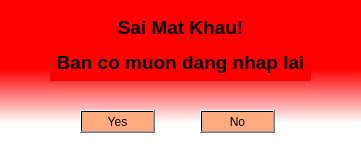
<?xml version="1.0" encoding="UTF-8"?>
<ui version="4.0">
 <class>ErrorWindow</class>
 <widget class="QMainWindow" name="ErrorWindow">
  <property name="geometry">
   <rect>
    <x>0</x>
    <y>0</y>
    <width>361</width>
    <height>160</height>
   </rect>
  </property>
  <property name="windowTitle">
   <string>Error</string>
  </property>
  <property name="styleSheet">
   <string notr="true">background-color: qlineargradient(spread:pad, x1:0.559, y1:0.431955, x2:0.559, y2:0.767045, stop:0 rgba(255, 0, 0, 255), stop:1 rgba(255, 255, 255, 255));</string>
  </property>
  <widget class="QWidget" name="centralwidget">
   <widget class="QPushButton" name="btnYes">
    <property name="geometry">
     <rect>
      <x>80</x>
      <y>110</y>
      <width>75</width>
      <height>23</height>
     </rect>
    </property>
    <property name="styleSheet">
     <string notr="true">background-color: qlineargradient(spread:pad, x1:0.989, y1:0.982955, x2:1, y2:1, stop:0 rgba(255, 170, 127, 255), stop:1 rgba(255, 255, 255, 255));</string>
    </property>
    <property name="text">
     <string>Yes</string>
    </property>
   </widget>
   <widget class="QPushButton" name="btnNo">
    <property name="geometry">
     <rect>
      <x>200</x>
      <y>110</y>
      <width>75</width>
      <height>23</height>
     </rect>
    </property>
    <property name="styleSheet">
     <string notr="true">background-color: qlineargradient(spread:pad, x1:0.989, y1:0.982955, x2:1, y2:1, stop:0 rgba(255, 170, 127, 255), stop:1 rgba(255, 255, 255, 255));</string>
    </property>
    <property name="text">
     <string>No</string>
    </property>
   </widget>
   <widget class="QLabel" name="label">
    <property name="geometry">
     <rect>
      <x>50</x>
      <y>10</y>
      <width>261</width>
      <height>71</height>
     </rect>
    </property>
    <property name="font">
     <font>
      <pointsize>14</pointsize>
      <weight>75</weight>
      <bold>true</bold>
     </font>
    </property>
    <property name="styleSheet">
     <string notr="true">background-color: qlineargradient(spread:pad, x1:1, y1:1, x2:1, y2:1, stop:0 rgba(255, 0, 0, 255), stop:1 rgba(255, 255, 255, 255));</string>
    </property>
    <property name="text">
     <string>&lt;html&gt;&lt;head/&gt;&lt;body&gt;&lt;p align=&quot;center&quot;&gt;Sai Mat Khau!&lt;/p&gt;&lt;p align=&quot;center&quot;&gt;Ban co muon dang nhap lai&lt;/p&gt;&lt;/body&gt;&lt;/html&gt;</string>
    </property>
   </widget>
  </widget>
 </widget>
 <resources/>
 <connections/>
</ui>
